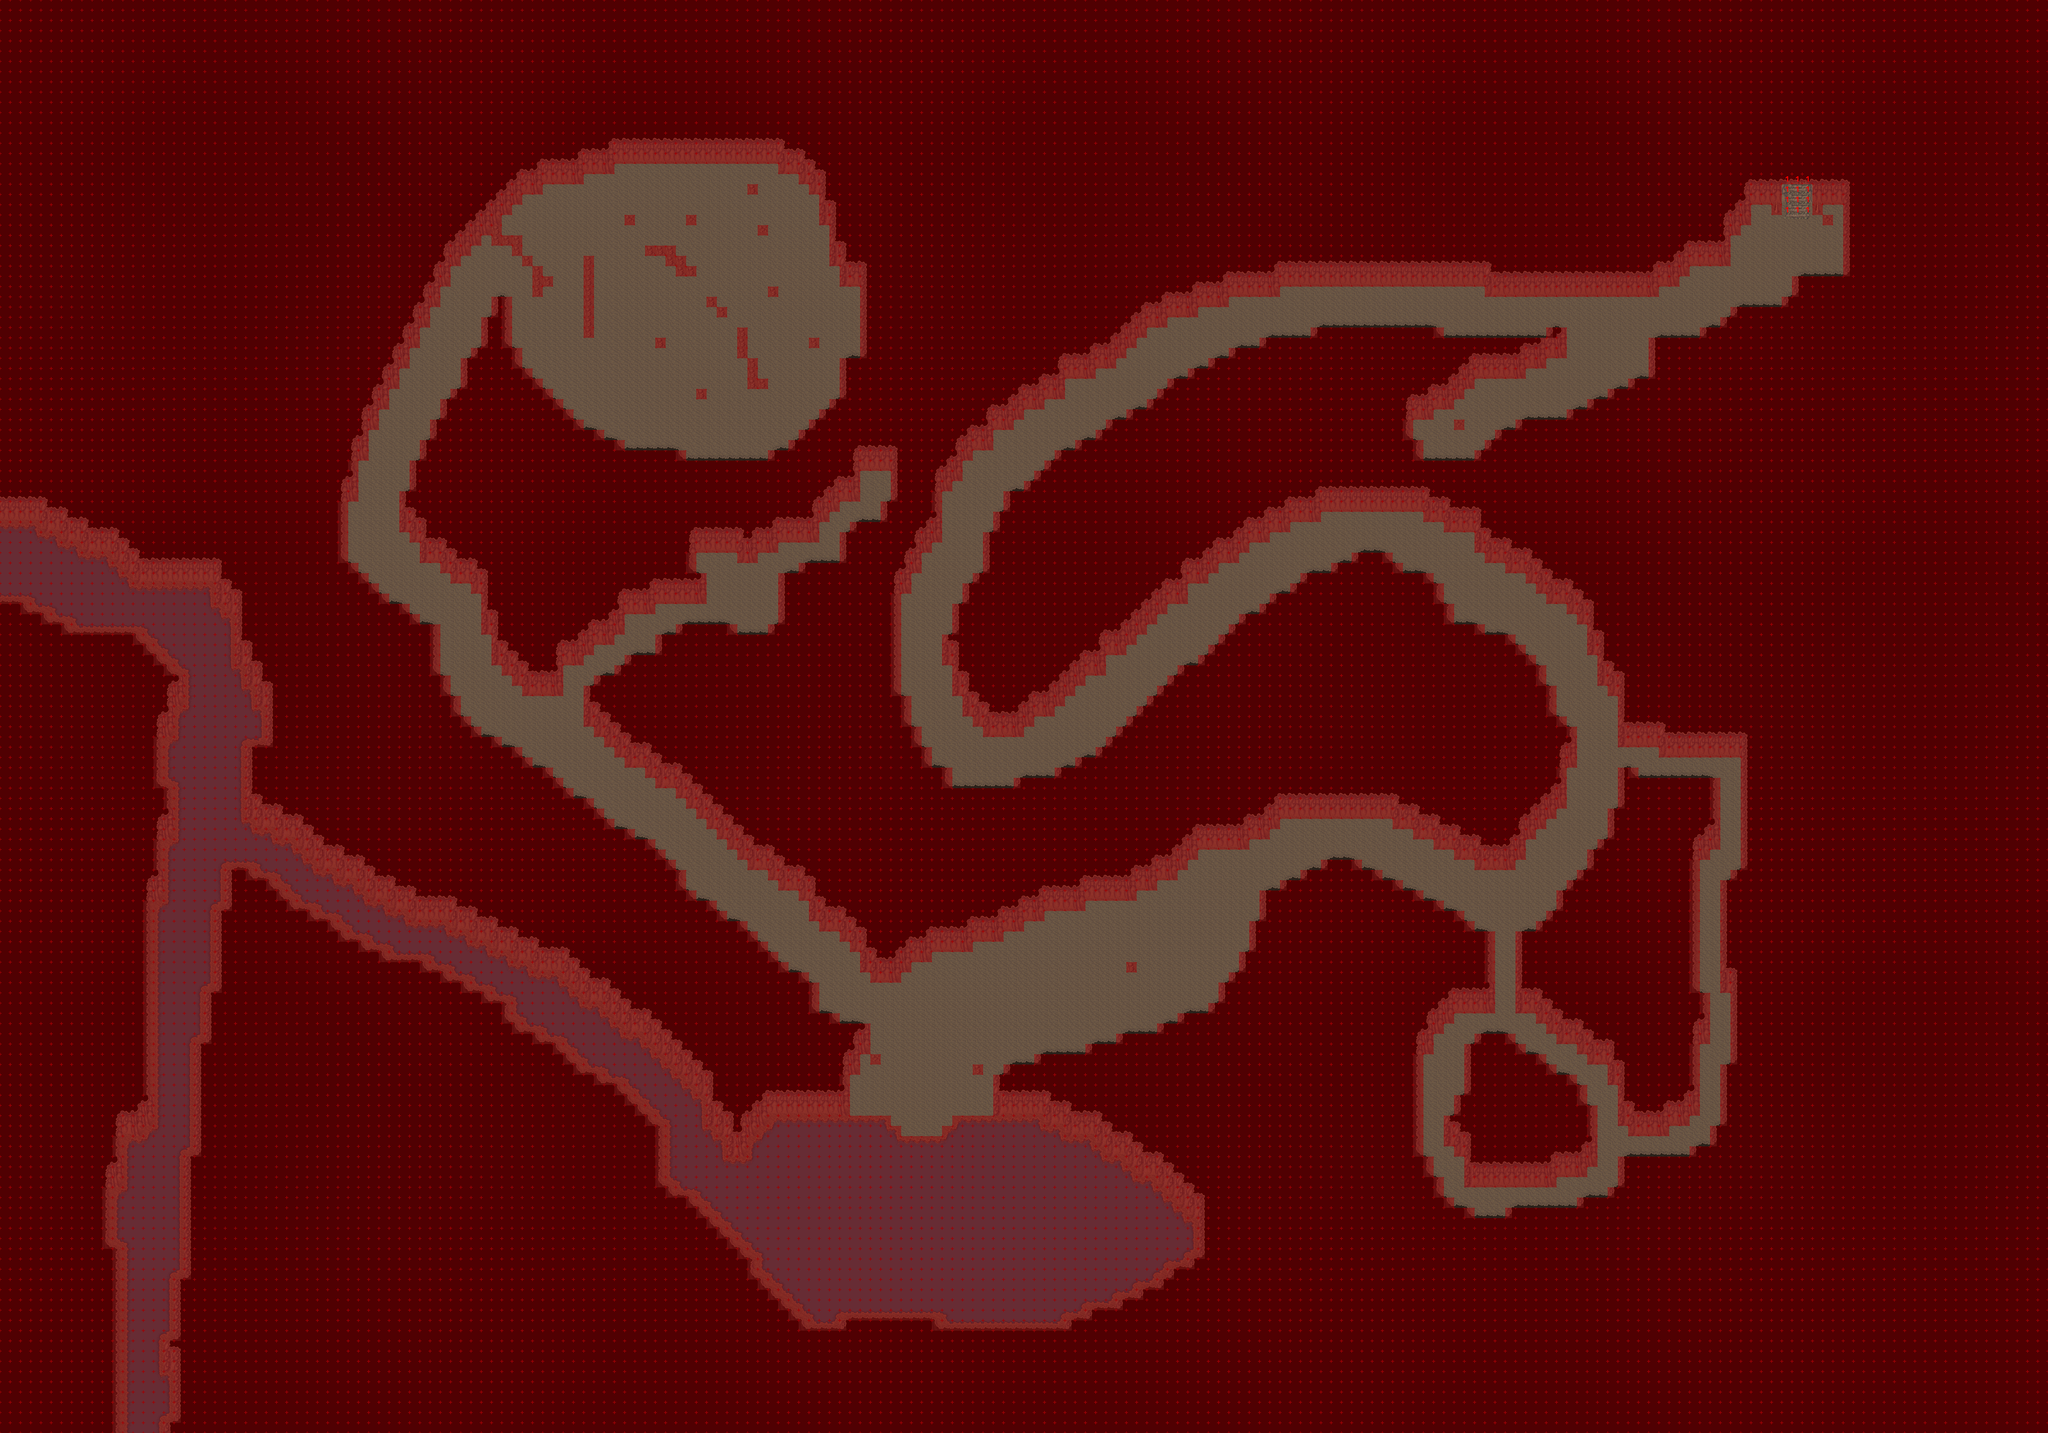

A level layout from a 2D game, rendered from its tile map. Below: a short description, then the map file with tile-grid data replaced by summaries:
An orthogonal 200x140 tile map with 32x32 px tiles, 5 tile layers (Ground, Fringe, Over, Collision, ...), 3 tilesets and 6 objects (5x spawn, warp).

<map version="1.2" tiledversion="1.2.2" orientation="orthogonal" renderorder="right-down" width="200" height="140" tilewidth="32" tileheight="32" infinite="0" nextlayerid="50" nextobjectid="12">
 <properties>
  <property name="AutomappingRadius" value="1" />
  <property name="DeleteTiles" value="true" />
  <property name="author" value="Jesusalva" />
  <property name="license" value="GPL v2+, CC BY SA 3.0+" />
  <property name="manaplus version" value="2" />
  <property name="minimap" value="graphics/minimaps/008-4-1.png" />
  <property name="music" value="Unforgiving_Lands.ogg" />
  <property name="name" value="Cave Of Trials" />
  <property name="overlay0image" value="graphics/images/ambient/spot.png" />
  <property name="overlay0keepratio" value="true" />
  <property name="overlay0mask" value="2" />
  <property name="overlay1image" value="graphics/images/ambient/spot2.png" />
  <property name="overlay1keepratio" value="true" />
  <property name="overlay1mask" value="4" />
  <property name="overlay2image" value="graphics/images/ambient/spot3.png" />
  <property name="overlay2keepratio" value="true" />
  <property name="overlay2mask" value="8" />
 </properties>
 <tileset firstgid="1" name="collision" tilewidth="32" tileheight="32" tilecount="9" columns="3">
  <image source="../graphics/tilesets/collision.png" width="96" height="96" />
 </tileset>
 <tileset firstgid="10" name="hurns-cave" tilewidth="32" tileheight="32" tilecount="256" columns="16">
  <image source="../graphics/tilesets/hurns-cave.png" width="512" height="512" />
 </tileset>
 <tileset firstgid="266" name="level-number" tilewidth="32" tileheight="32" tilecount="16" columns="16">
  <image source="../graphics/tilesets/level-number.png" width="512" height="32" />
 </tileset>
 <layer id="28" name="Ground" width="200" height="140">
  <data>[28000 cells, 28000 non-empty, 23 distinct tile ids]</data>
 </layer>
 <layer id="29" name="Fringe" width="200" height="140">
  <data>[28000 cells, 1410 non-empty, 19 distinct tile ids]</data>
 </layer>
 <layer id="30" name="Over" width="200" height="140" opacity="0.6">
  <data>[28000 cells, 970 non-empty, 7 distinct tile ids]</data>
 </layer>
 <layer id="31" name="Collision" width="200" height="140">
  <data>[28000 cells, 24395 non-empty, 1 distinct tile ids]</data>
 </layer>
 <layer id="32" name="Heights" width="200" height="140">
  <data>[28000 cells, 12 non-empty, 1 distinct tile ids]</data>
 </layer>
 <objectgroup color="#ff007f" id="44" name="Spawns">
  <object id="7" name="Cave Maggot" type="spawn" x="1056" y="320" width="4736" height="4064">
   <properties>
    <property name="death" value="2500" />
    <property name="max_beings" value="80" />
    <property name="monster_id" value="1027" />
    <property name="spawn" value="30000" />
   </properties>
  </object>
  <object id="8" name="Thief Slime" type="spawn" x="2848" y="672" width="3072" height="3264">
   <properties>
    <property name="death" value="2500" />
    <property name="max_beings" value="35" />
    <property name="monster_id" value="1105" />
    <property name="spawn" value="50000" />
   </properties>
  </object>
  <object id="9" name="Aggressive Crafty" type="spawn" x="896" y="1696" width="4736" height="1984">
   <properties>
    <property name="death" value="2500" />
    <property name="max_beings" value="60" />
    <property name="monster_id" value="1103" />
    <property name="spawn" value="50000" />
   </properties>
  </object>
  <object id="10" name="Black Scorpion" type="spawn" x="2176" y="1536" width="2112" height="2048">
   <properties>
    <property name="death" value="2500" />
    <property name="max_beings" value="14" />
    <property name="monster_id" value="1104" />
    <property name="spawn" value="45000" />
   </properties>
  </object>
  <object id="11" name="Green Slime" type="spawn" x="2656" y="2848" width="736" height="608">
   <properties>
    <property name="death" value="2500" />
    <property name="max_beings" value="4" />
    <property name="monster_id" value="1024" />
    <property name="spawn" value="500" />
   </properties>
  </object>
 </objectgroup>
 <objectgroup color="#00aa00" id="45" name="Warps">
  <object id="6" name="To Hurnscald" type="warp" x="5568" y="576" width="96" height="32">
   <properties>
    <property name="dest_map" value="008-1" />
    <property name="dest_x" value="165" />
    <property name="dest_y" value="170" />
   </properties>
  </object>
 </objectgroup>
</map>
